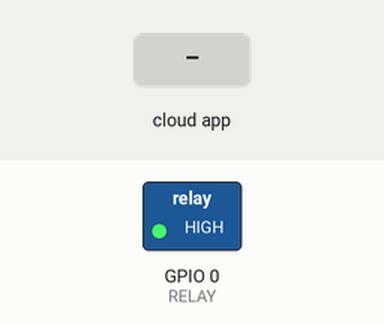
The sketch below on a simulated ESP8266 (NodeMCU). On the bench: switched loads named in the sketch (green lamp = pin HIGH). Inputs (shaded band) come from the test bench. WiFi joins after 1.5 s; servers stay silent unless stated; what the sketch prints to the serial monitor is not drawn.

Above: at 2.7 s.
2.8 s: the phone or cloud app sets fireplace to 1
At 4.0 s:
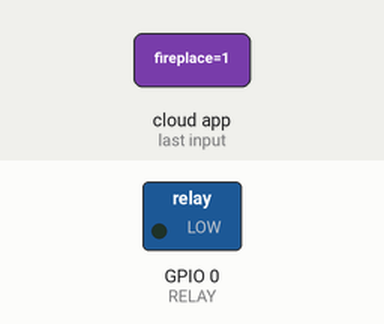
4.3 s: the phone or cloud app sets fireplace to 0
At 5.2 s:
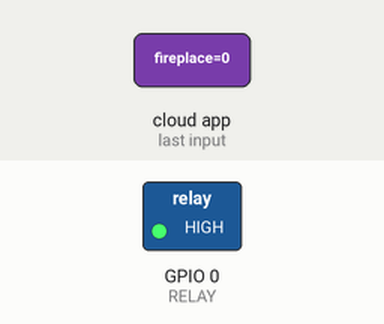
Timing chart, 0 to 7.3 s (numbered marks = the images above; inputs shaded):
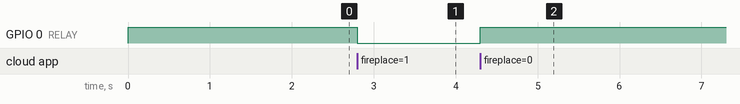

Measured:
- after the input at 2.8 s, GPIO 0 (RELAY): HIGH → LOW at once
- after the input at 4.3 s, GPIO 0 (RELAY): LOW → HIGH at once

The sketch:

fireplacecontrol.ino
```cpp
#include <Arduino.h>
#include <ESP8266WiFi.h>
#include "fauxmoESP.h"

#define WIFI_SSID "" //Put your WIFI SSDI here
#define WIFI_PASS "" //Put your password here
#define RELAY 0 // relay connected to  GPIO0
#define device1 "fireplace"

fauxmoESP fauxmo;

void wifi()
{
  WiFi.mode(WIFI_STA);
  Serial.printf("[WIFI] Connecting to %s ", WIFI_SSID);


  WiFi.begin(WIFI_SSID, WIFI_PASS);
  while (WiFi.status() != WL_CONNECTED)
  {
    Serial.print(".");

    delay(100);
  }
  Serial.print(".");
  Serial.println("");
  Serial.println("WiFi connected.");
  Serial.print("IP address: ");
  Serial.println(WiFi.localIP());
  Serial.printf("[WIFI] STATION Mode, SSID: %s, IP address: %s\n", WiFi.SSID().c_str(), WiFi.localIP().toString().c_str());
}


void faux()
{
  fauxmo.createServer(true);
  fauxmo.setPort(80);

  fauxmo.enable(true);
  fauxmo.addDevice(device1);
  fauxmo.onSetState([](unsigned char device_id, const char * device_name, bool state, unsigned char value) {
    // Callback when a command from Alexa is received.
    // You can use device_id or device_name to choose the element to perform an action onto (relay, LED,...)
    // State is a boolean (ON/OFF) and value a number from 0 to 255 (if you say "set kitchen light to 50%" you will receive a 128 here).
    // Just remember not to delay too much here, this is a callback, exit as soon as possible.
    // If you have to do something more involved here set a flag and process it in your main loop.

    Serial.printf("[MAIN](%s) state: %s\n", device_name, state ? "ON" : "OFF");
    if (strcmp(device_name, device1) == 0)
    {
      Serial.println("RELAY 1 switched by Alexa");

      if (state) {
        Serial.print("1");
        digitalWrite(RELAY, LOW);

      } else {
        Serial.print("2");
        digitalWrite(RELAY, HIGH);

      }
    }
  });


}

void setup()
{
  Serial.begin(115200);
  Serial.println("STARTING");
  pinMode(RELAY, OUTPUT);
  digitalWrite(RELAY, HIGH);
  wifi();
  Serial.println("FAUX START");
  faux();
  Serial.println("SETUP DONE");
}

void loop()
{
  fauxmo.handle();
  static unsigned long last = millis();
  if (millis() - last > 5000) {
    last = millis();
    Serial.printf("[MAIN] Free heap: %d bytes\n", ESP.getFreeHeap());
  }
}
```
